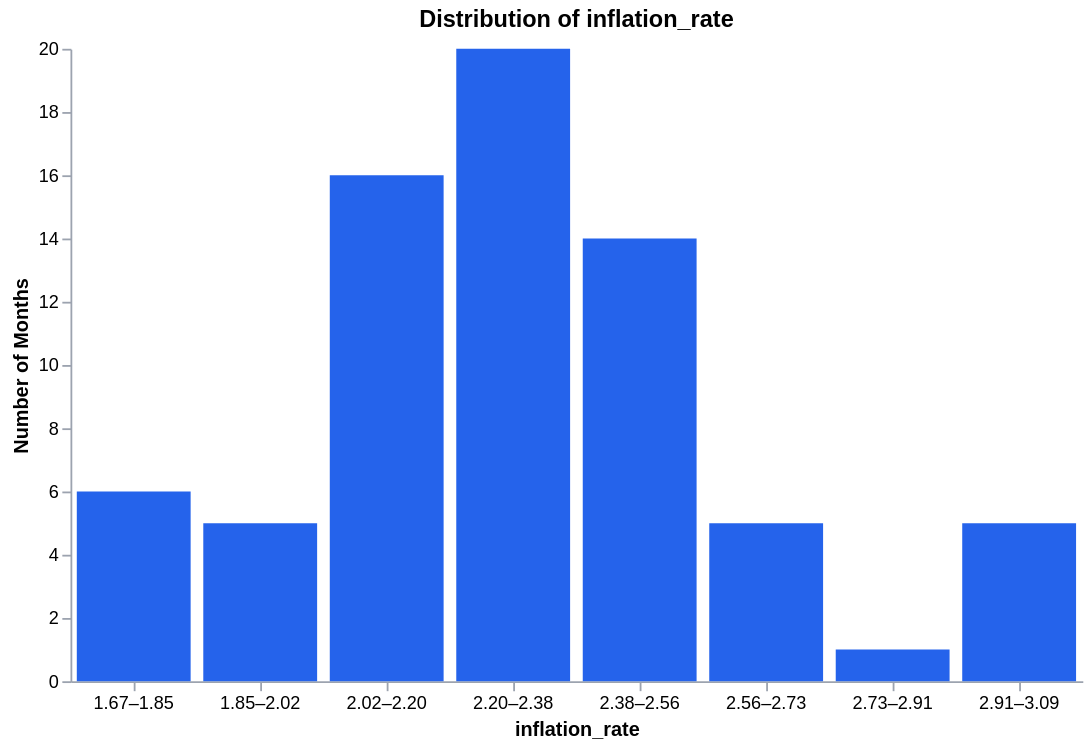

Notebook code for this chart:
### Code cell
numeric_distribution('inflation_rate', min_bins=6, max_bins=12)

### Figure 1 — Vega-Lite specification as saved in the notebook (floating-point values rounded to 4 significant figures)
{"config": {"view": {"continuousWidth": 300, "continuousHeight": 300, "strokeWidth": 0}, "axis": {"domainColor": "#9ca3af", "labelColor": "#000", "tickColor": "#9ca3af", "titleColor": "#000"}}, "data": {"name": "data-6ba0a215c792575ddefc1540cbeff7a7"}, "mark": {"type": "bar", "color": "#2563eb"}, "encoding": {"tooltip": [{"field": "Bin", "title": "inflation_rate", "type": "nominal"}, {"field": "Count", "format": ",", "title": "Months", "type": "quantitative"}], "x": {"axis": {"grid": false, "labelAngle": 0}, "field": "Bin", "sort": ["1.67–1.85", "1.85–2.02", "2.02–2.20", "2.20–2.38", "2.38–2.56", "2.56–2.73", "2.73–2.91", "2.91–3.09"], "title": "inflation_rate", "type": "nominal"}, "y": {"axis": {"grid": false}, "field": "Count", "title": "Number of Months", "type": "quantitative"}}, "height": 350, "title": "Distribution of inflation_rate", "width": 560, "$schema": "https://vega.github.io/schema/vega-lite/v5.20.1.json", "datasets": {"data-6ba0a215c792575ddefc1540cbeff7a7": [{"Bin": "1.67–1.85", "Count": 6}, {"Bin": "1.85–2.02", "Count": 5}, {"Bin": "2.02–2.20", "Count": 16}, {"Bin": "2.20–2.38", "Count": 20}, {"Bin": "2.38–2.56", "Count": 14}, {"Bin": "2.56–2.73", "Count": 5}, {"Bin": "2.73–2.91", "Count": 1}, {"Bin": "2.91–3.09", "Count": 5}]}}
